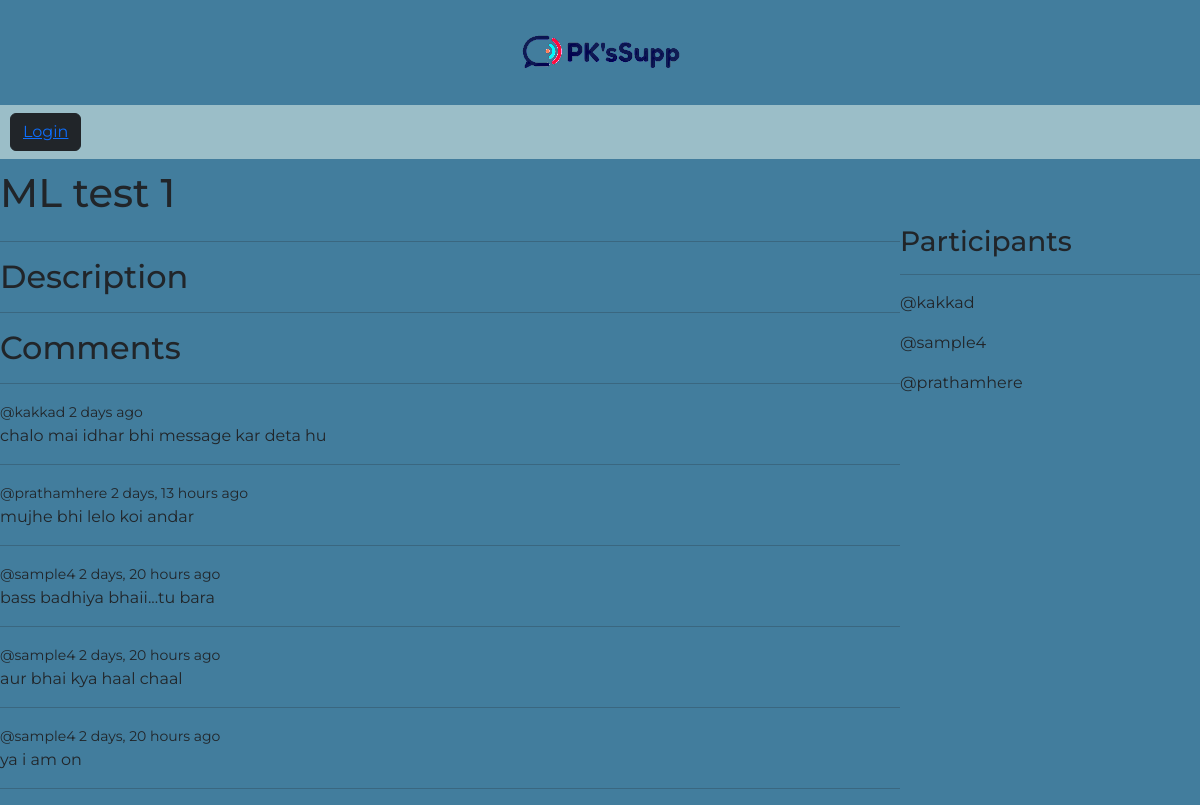
/room_page/10/, run on the app's committed database.
### base/models.py (models this page shows, shortened)
class Room(models.Model):
    host = models.ForeignKey(User, on_delete=models.SET_NULL, null=True)
    topic = models.ForeignKey(Topic, on_delete=models.SET_NULL, null=True)
    name = models.CharField(max_length=200)
    description = models.TextField(null=True, blank=True)
    participants = models.ManyToManyField(User, related_name="participants", blank=True)
    updated = models.DateTimeField(auto_now=True)
    created = models.DateTimeField(auto_now_add=True)
    class Meta:
        ordering = ["-updated", "-created"]

class Message(models.Model):
    user = models.ForeignKey(User, on_delete=models.CASCADE)
    room = models.ForeignKey(Room, on_delete=models.CASCADE)
    body = models.TextField()
    updated = models.DateTimeField(auto_now=True)
    created = models.DateTimeField(auto_now_add=True)
    class Meta:
        ordering = ["-updated", "-created"]

### base/views.py (the view)
# urls.py: path("room_page/<str:pk>/", views.room, name="room"),
def room(request, pk):
    room = Room.objects.get(id=pk)
    room_messages = room.message_set.all()
    participants = room.participants.all()
    if request.method == "POST":
        message = Message.objects.create(
            user=request.user, room=room, body=request.POST.get("body")
        )
        room.participants.add(request.user)
        return redirect("room", pk=room.id)
    context = {
        "room": room,
        "room_messages": room_messages,
        "participants": participants,
    }
    return render(request, "base/room.html", context)

### base/templates/base/room.html (shortened to what this page needs)
{% extends 'main.html' %} {% block content %}
<h1>{{room.name}}</h1>
<div class="room-container">
  <div>
    <hr />
    <h2>Description</h2>
    <hr />
    <h2>Comments</h2>
    <hr />
    {% for message in room_messages %}
    <div>
      <small>@{{message.user}} {{message.created|timesince}} ago</small>
      <p>{{message.body}}</p>
      <hr />
    </div>
    {% endfor %}
  </div>
  <div>
    <h3>Participants</h3>
    <hr />
    {% for participant in participants %}
    <div>
      <p>@{{participant.username}}</p>
    </div>
    {% endfor %}
  </div>
</div>
 {% endblock content %}

### static/styles/main.css (style rules this page uses)
.body { font-family: "Montserrat"; background-color: #427d9d; margin: 0; }

### base/templates/base/room.html (style rules this page uses)
.room-container { display: grid; grid-template-columns: 3fr 1fr; }

### data on the page
Room: name "ML test 1"
Message: user "kakkad", created "2 days", body "chalo mai idhar bhi message kar deta hu"
Message: user "prathamhere", created "2 days, 13 hours", body "mujhe bhi lelo koi andar"
Message: user "sample4", created "2 days, 20 hours", body "bass badhiya bhaii...tu bara"
Message: user "sample4", created "2 days, 20 hours", body "aur bhai kya haal chaal"
Message: user "sample4", created "2 days, 20 hours", body "ya i am on"

### other printed values
{{ participant.username }} "kakkad"
{{ participant.username }} "sample4"
{{ participant.username }} "prathamhere"
